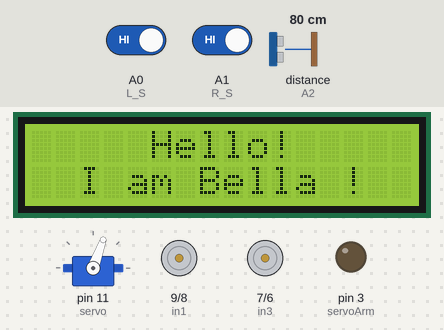
A sketch run on a simulated Arduino Uno, built with avr-gcc and run on an emulated ATmega328P. On the bench: 16×2 character LCD, servo, motor-driver pin pairs drawn as motors (green arrow = first pin HIGH = forward, orange = second pin HIGH = backward, longer = more drive, scaled by the enable pin), output pins drawn as LEDs (lit = HIGH). Wiring (inferred from the names in the program): ultrasonic range finder: trigger A3; echo A2; servo: signal pin 11. The test bench sets the inputs (shaded band); at power-on: A0 (L_S) HIGH, A1 (R_S) HIGH, distance to the obstacle (sensor on A2) 80 cm. The echo pulse lasts 58.3 µs per cm; servo pulses on a pin are drawn as a servo (544–2400 µs = 0–180°); pins used as bus, display or sensor lines are not drawn; what the sketch prints to the serial monitor is not drawn.

Above: at 4.0 s.
At 8.7 s:
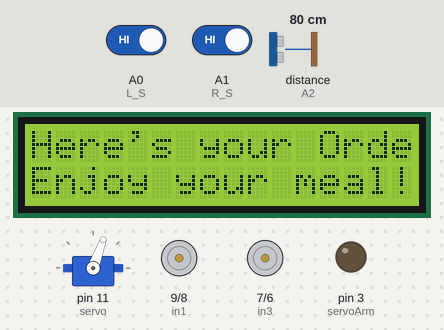
8.8 s: A0 (L_S) driven LOW
At 12.7 s:
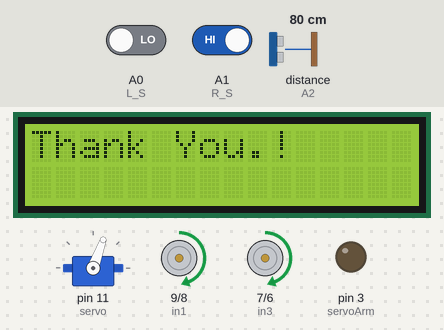
13.2 s: A1 (R_S) driven LOW
At 25.2 s:
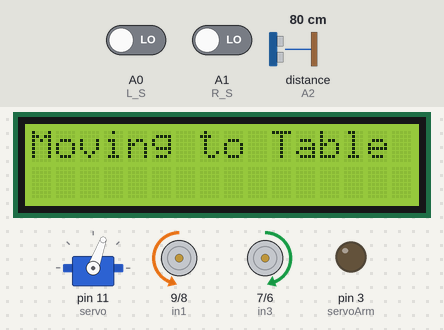
35.2 s: distance to the obstacle (sensor on A2) set to 2 cm
At 36.6 s:
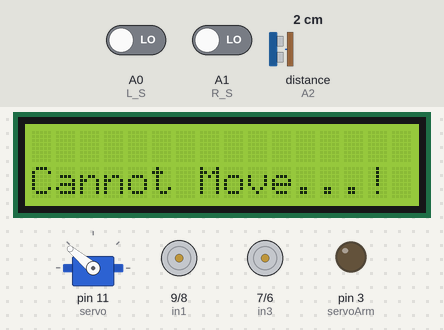
37.1 s: distance to the obstacle (sensor on A2) set to 120 cm
39.2 s: distance to the obstacle (sensor on A2) set to 143 cm
43.4 s: distance to the obstacle (sensor on A2) set to 35 cm
Timing chart, 0 to 46.4 s (numbered marks = the images above; inputs shaded):
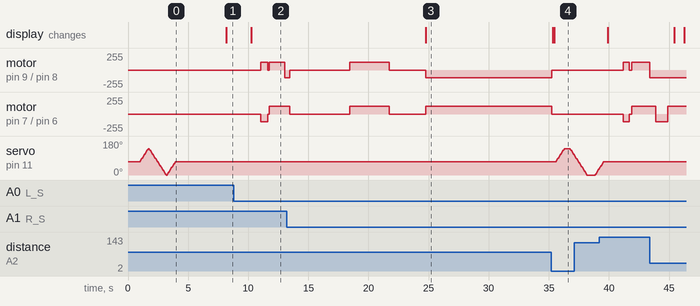

Measured:
- after the input at 13.2 s, the display: changes after 11.6 s (image 3)
- after the input at 35.2 s, motor on pin 9 (in1) / pin 8 (in2): backward 115/255 → stopped at once; motor on pin 7 (in3) / pin 6 (in4): forward 115/255 → stopped at once; servo on pin 11 (servo): rises from 70° to 140° in 0.67 s, then falls to 105° in 0.82 s; the display: first changes after 0.14 s (image 4 shows a later state)

The sketch:

WaiterRobot.ino
```cpp
#include <Wire.h>
#include <LiquidCrystal_I2C.h>

#define enA 10//Enable1 L298 Pin enA
#define in1 9 //Motor1  L298 Pin in1
#define in2 8 //Motor1  L298 Pin in1
#define in3 7 //Motor2  L298 Pin in1
#define in4 6 //Motor2  L298 Pin in1
#define enB 5 //Enable2 L298 Pin enB
#define L_S A0 //ir sensor Left
#define R_S A1 //ir sensor Right
#define echo A2    //Echo pin
#define trigger A3 //Trigger pin
#define servo 11  //fitted to ultrasonic
#define servoArm 3      // Servo motor for arm
#define SDA A4 // lcd i2c display SDA pin
#define SCL A5 // lcd i2c display SCL pin

int Set=20; //distance

int distance_L, distance_F, distance_R;

LiquidCrystal_I2C lcd(0x27, 16, 2); //I2C LCD display

int table = 0;

void setup(){
Serial.begin(9600);
pinMode(R_S, INPUT); // declare if sensor as input
pinMode(L_S, INPUT); // declare ir sensor as input
pinMode(echo, INPUT );// declare ultrasonic sensor Echo pin as input
pinMode(trigger, OUTPUT); // declare ultrasonic sensor Trigger pin as Output
pinMode(enA, OUTPUT); // declare as output for L298 Pin enA
pinMode(in1, OUTPUT); // declare as output for L298 Pin in1
pinMode(in2, OUTPUT); // declare as output for L298 Pin in2
pinMode(in3, OUTPUT); // declare as output for L298 Pin in3
pinMode(in4, OUTPUT); // declare as output for L298 Pin in4
pinMode(enB, OUTPUT); // declare as output for L298 Pin enB
analogWrite(enA, 115); // Write The Duty Cycle 0 to 255 Enable Pin A for Motor1 Speed
analogWrite(enB, 115); // Write The Duty Cycle 0 to 255 Enable Pin B for Motor2 Speed
pinMode(servoArm, OUTPUT);
pinMode(servo, OUTPUT);

// initialize lcd screen
  lcd.begin(16, 2);
  lcd.init();
  // turn on the backlight
  lcd.backlight();

  //Clear the screen
  lcd.clear();

  // welcome message
  lcd.setCursor(5, 0);
  lcd.print("Hello!");
  lcd.setCursor(2, 1);
  lcd.print("I am Bella !");
  delay(800);

  //FIND THE POSITION
 for (int angle = 70; angle <= 140; angle += 5)  {
   servoPulse(servo, angle);  }
 for (int angle = 140; angle >= 0; angle -= 5)  {
   servoPulse(servo, angle);  }
 for (int angle = 0; angle <= 70; angle += 5)  {
   servoPulse(servo, angle);  }
distance_F = Ultrasonic_read();
delay(50);

servoPulse(servoArm, 90);

}


void loop(){
distance_F = Ultrasonic_read();
Serial.print("D F=");Serial.println(distance_F);

line();

}

void line(){
  //if Right Sensor and Left Sensor are at White color then it will call forword function
 if((digitalRead(R_S) == 0)&&(digitalRead(L_S) == 0)){
  if(distance_F > Set){
    forword();

    lcd.clear();
    lcd.setCursor(0, 0);
    lcd.print("Moving to Table");
  }
  else{
    Stop();
    delay(100);
    lcd.clear();
    lcd.setCursor(0, 4);
    lcd.print("Stoped...!");
    delay(100);
    lcd.setCursor(0, 1);
    lcd.print("Cannot Move...!");
    Check_side();}
 }

//if Right Sensor is Black and Left Sensor is White then it will call turn Right function
else if((digitalRead(R_S) == 1)&&(digitalRead(L_S) == 0)){turnRight();}
//if Right Sensor is White and Left Sensor is Black then it will call turn Left function
else if((digitalRead(R_S) == 0)&&(digitalRead(L_S) == 1)){turnLeft();}
else if((digitalRead(R_S) == 1)&&(digitalRead(L_S) == 1)){
  //if Right Sensor is Black and Left Sensor is Black then it will call stop function
  Stop();
  delay(1000);

  //display arrivals
  //ArrivedPrints();
  //serving
  serveFood();
  //move to next checking
  checking();
}
delay(10);
}


void serveFood() {
  // Move arms to serve food
  moveArmsToServeFood();
  delay(3000); // Wait for serving action
  lcd.clear();
  lcd.setCursor(0, 0);
  lcd.print("Here's your Order");
  lcd.setCursor(0,1);
  lcd.print("Enjoy your meal!");
  // Move arms back to initial position
  moveArmsToInitialPosition();
  delay(2000);
  lcd.clear();
  lcd.setCursor(0, 0);
  lcd.print("Thank You.!");
  delay(800);
}
void moveArmsToServeFood() {
  servoPulse(servoArm, 45); // Adjust as needed
}

void moveArmsToInitialPosition() {
  servoPulse(servoArm, 90); // Adjust as needed
}

void checking(){
  table= table + 1;

  if(table==1){
    path1();
    turnAround();
    Stop();
    delay(3000);
  }
  else if(table==2){
    path2();
    turnAround2();
    Stop();
    delay(3000);
  }
  else if(table==3){
    path3();
    turnAround();
    Stop();
    delay(3000);
  }
}

void turnAround(){
  turnLeft();
  delay(500);
  turnLeft();
  delay(500);
  turnLeft();
  delay(500);
  turnLeft();
  delay(500);
  turnLeft();
  delay(500);
  turnLeft();
  delay(800);
}
void turnAround2(){
  turnRight();
  delay(500);
  turnRight();
  delay(500);
  turnRight();
  delay(500);
  turnRight();
  delay(500);
  turnRight();
  delay(500);
  turnRight();
  delay(800);
}
void path1(){
  //back to table 01
    backword();
    delay(600);
    Stop();
    delay(100);
    turnLeft();
    delay(1000);
    turnLeft();
    delay(300);
    forword();
    delay(400);
    Stop();
    delay(5000);
}
void path2(){
  //back to kitchen from table 02
  backword();
  delay(750);
  Stop();
  delay(5000);
}
void path3(){
  //back to kitchen from table 03
    backword();
    delay(600);
    Stop();
    delay(100);
    turnRight();
    delay(1000);
    turnRight();
    delay(300);
    forword();
    delay(400);
    Stop();
    delay(5000);
}

void servoPulse (int pin, int angle){
int pwm = (angle*11) + 500;      // Convert angle to microseconds
 digitalWrite(pin, HIGH);
 delayMicroseconds(pwm);
 digitalWrite(pin, LOW);
 delay(50); // Refresh cycle of servo
}
//**********************Ultrasonic_read****************************
long Ultrasonic_read(){
  digitalWrite(trigger, LOW);
  delayMicroseconds(2);
  digitalWrite(trigger, HIGH);
  delayMicroseconds(10);
  digitalWrite(trigger , LOW);

  long time = pulseIn (echo, HIGH);
  return time / 29 / 2;
}
void compareDistance(){
    if(distance_L > distance_R){
  //display
  lcd.clear();
  lcd.setCursor(3, 0);
  lcd.print("Avoiding");
  lcd.setCursor(5, 1);
  lcd.print("Obstacle");
  delay(800);

  Stop();
  delay(500);
  backword();
  delay(500);
  Stop();
  delay(200);
  turnLeft();
  delay(1000);
  turnLeft();
  delay(500);
  forword();
  delay(500);
  turnRight();
  delay(1000);
  forword();
  delay(500);

  //display
  lcd.clear();
  lcd.setCursor(0, 0);
  lcd.print("Move On");
  delay(800);

  }
  else{
    //display
  lcd.clear();
  lcd.setCursor(3, 0);
  lcd.print("Avoiding");
  lcd.setCursor(5, 1);
  lcd.print("Obstacle");
  delay(800);

  Stop();
  delay(500);
  backword();
  delay(500);
  Stop();
  delay(200);
  turnRight();
  delay(1000);
  turnRight();
  delay(500);
  forword();
  delay(600);
  turnLeft();
  delay(1000);
  forword();
  delay(600);

  //display
  lcd.clear();
  lcd.setCursor(0, 0);
  lcd.print("Move On");
  delay(800);
  }
}
void Check_side(){
    Stop();
    delay(100);
 for (int angle = 70; angle <= 140; angle += 5)  {
   servoPulse(servo, angle);  }
    delay(300);
    distance_R = Ultrasonic_read();
    Serial.print("D R=");Serial.println(distance_R);
    delay(100);
  for (int angle = 140; angle >= 0; angle -= 5)  {
   servoPulse(servo, angle);  }
    delay(500);
    distance_L = Ultrasonic_read();
    Serial.print("D L=");Serial.println(distance_L);
    delay(100);
 for (int angle = 0; angle <= 70; angle += 5)  {
   servoPulse(servo, angle);  }
    delay(300);
    compareDistance();
}
void forword(){  //forword
digitalWrite(in1, LOW); //Left Motor backword Pin
digitalWrite(in2, HIGH); //Left Motor forword Pin
digitalWrite(in3, HIGH); //Right Motor forword Pin
digitalWrite(in4, LOW); //Right Motor backword Pin
}
void backword(){ //backword
digitalWrite(in1, HIGH); //Left Motor backword Pin
digitalWrite(in2, LOW); //Left Motor forword Pin
digitalWrite(in3, LOW); //Right Motor forword Pin
digitalWrite(in4, HIGH); //Right Motor backword Pin
}
void turnRight(){ //turnRight
digitalWrite(in1, LOW); //Left Motor backword Pin
digitalWrite(in2, HIGH); //Left Motor forword Pin
digitalWrite(in3, LOW); //Right Motor forword Pin
digitalWrite(in4, HIGH); //Right Motor backword Pin
}
void turnLeft(){ //turnLeft
digitalWrite(in1, HIGH); //Left Motor backword Pin
digitalWrite(in2, LOW); //Left Motor forword Pin
digitalWrite(in3, HIGH); //Right Motor forword Pin
digitalWrite(in4, LOW); //Right Motor backword Pin
}
void Stop(){ //stop
digitalWrite(in1, LOW); //Left Motor backword Pin
digitalWrite(in2, LOW); //Left Motor forword Pin
digitalWrite(in3, LOW); //Right Motor forword Pin
digitalWrite(in4, LOW); //Right Motor backword Pin
}
```
